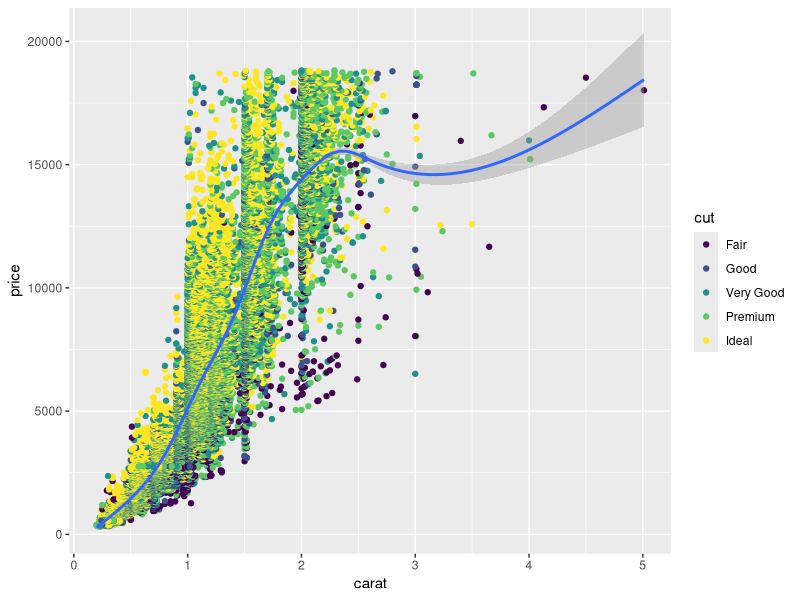
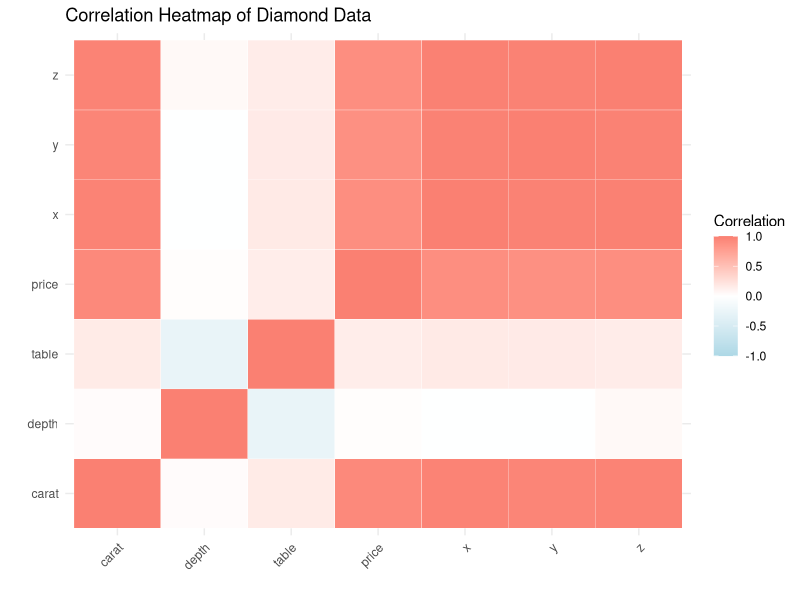

These charts were generated, in order, by the following R code:
## ---- chunk 1
### In this code chunk, start with the diamonds dataset (built in to
### ggplot2 package) and create a plot of price vs. carat (or some other
### variables of your choice)

#load the necessary libraries
library(ggplot2)

#define the diamonds data from the ggplot2 package
diamonds <- diamonds

#create a plot to visualize price vs. carat
price_carat_plot <- ggplot(diamonds, aes(x = carat, y = price)) +
  geom_point(aes(x = carat, y = price, color = cut)) +
  geom_smooth()

#view the plot
price_carat_plot

## ---- chunk 2
### In this code chunk, start with the diamonds dataset (built in to
### ggplot2 package) and create a subset based on filtering, e.g., 
### size greater than 1 carat or cut is "Ideal"


library(ggplot2)
data(diamonds)
ideal_diamonds <- subset(diamonds, cut == "Ideal")
ideal_diamonds

## ---- chunk 3
### Both partners - delete this comment, then write some code here
### to plot, summarize, calculate something simple using the diamonds
### dataset.
numeric_features <- ideal_diamonds[sapply(ideal_diamonds, is.numeric)]
cor_matrix <- cor(numeric_features, use = "complete.obs")

# Convert the correlation matrix to a long format for ggplot2
cor_data <- as.data.frame(as.table(cor_matrix))

# Create the heatmap
ggplot(cor_data, aes(Var1, Var2, fill = Freq)) +
  geom_tile(color = "white") +  # Add gridlines
  scale_fill_gradient2(low = "lightblue", high = "salmon", mid = "white", midpoint = 0, 
                       limit = c(-1, 1), space = "Lab", name = "Correlation") +
  labs(title = "Correlation Heatmap of Diamond Data", x = "", y = "") +
  theme_minimal() +
  theme(axis.text.x = element_text(angle = 45, vjust = 1, hjust = 1))

## ---- chunk 4
### Both partners - delete this comment, then write some code here
### to plot, summarize, calculate something simple using the diamonds
### dataset.


